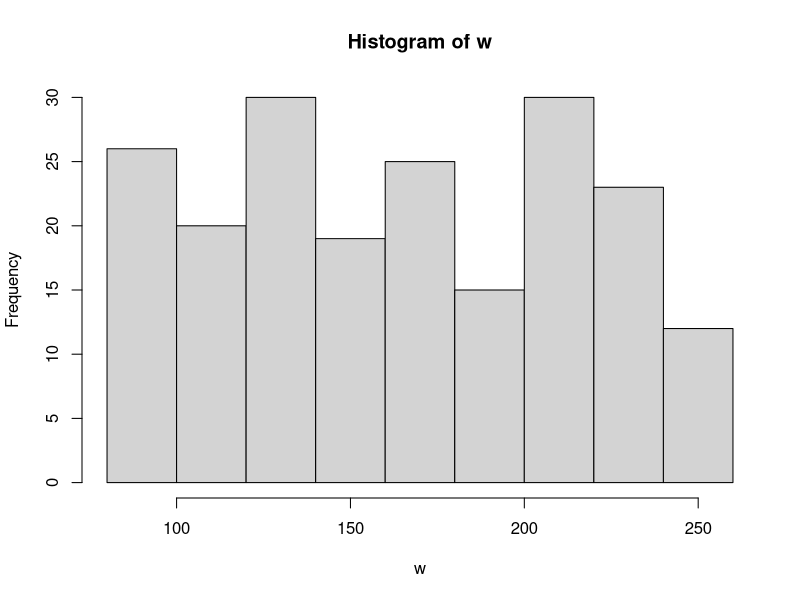
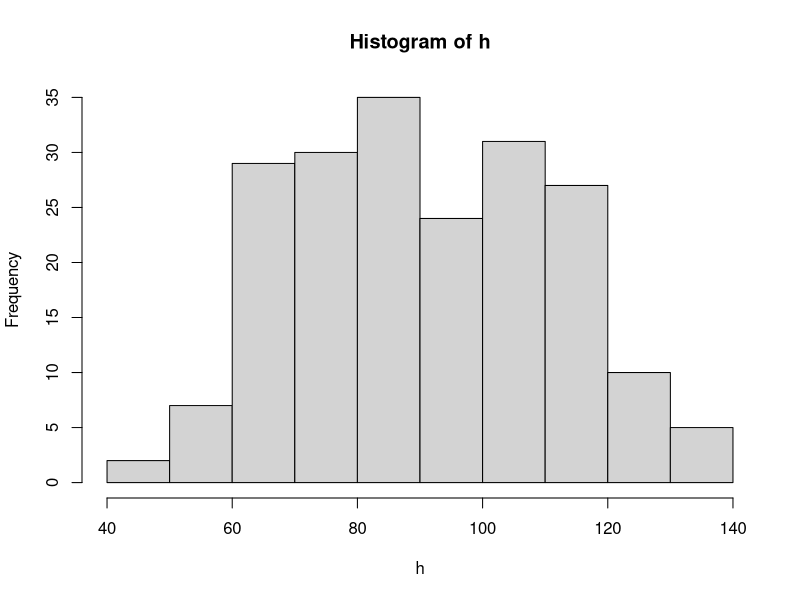
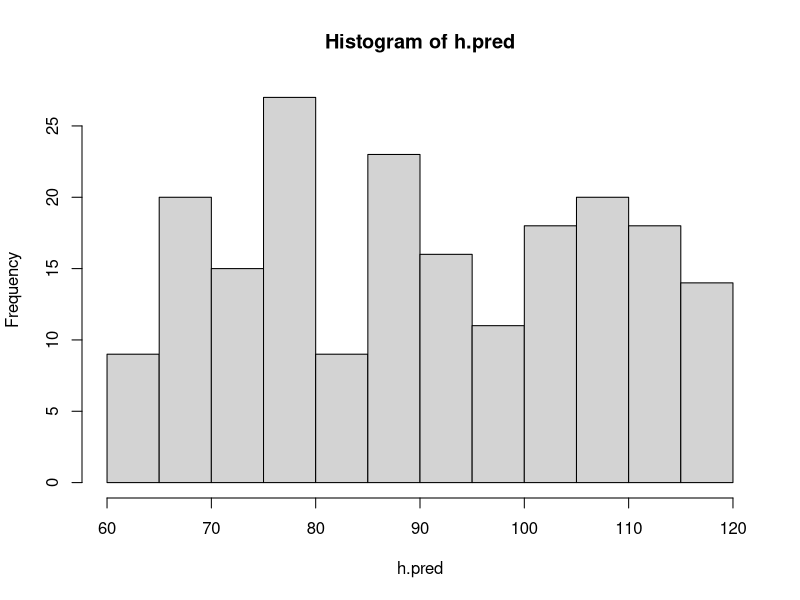
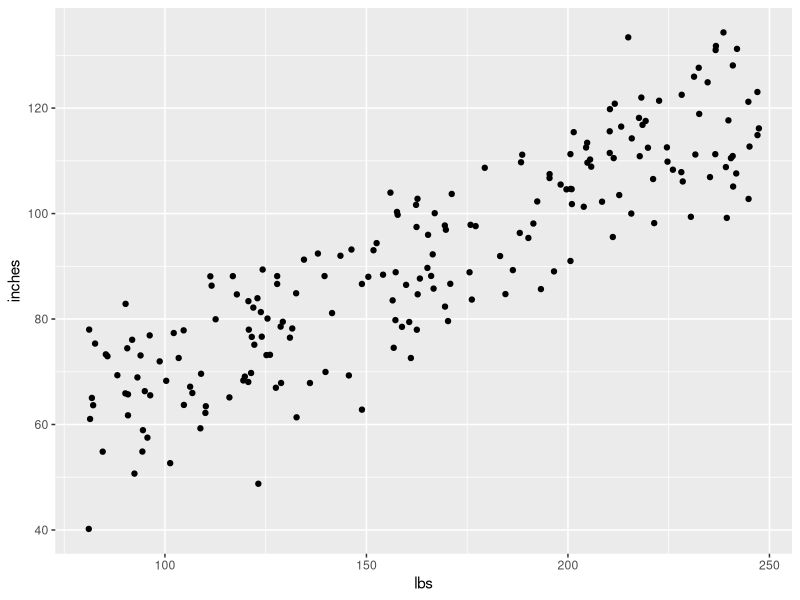

Write the R code that produced these figures, in order.
## ---- chunk 1
knitr::opts_chunk$set(echo = TRUE)
## ---- chunk 2

# choose sample size
sample.n <- 200

# choose intercept and slope
beta0 <- 36   # inches
beta1 <- 0.33  # Rick's guess

# choose standard deviation for error
sigma <- 10 # Rick's guess
## ---- chunk 3
# random weights between 80 lbs and 250 lbs (uniform sampling)
w <- runif(n = sample.n, min = 80, max = 250)

h.pred <- rep(x = beta0, n = sample.n) + beta1 * w
h <- h.pred + rnorm(n = sample.n, mean = 0, sd = sigma)
## ---- chunk 4
library(ggplot2)
library(dplyr)

hist(w)
hist(h)
hist(h.pred)
## ---- chunk 5
# Put h and w into data frame for ggplot
height.weight <- data.frame(inches = h, lbs = w)

# Plot
scatter.1 <- ggplot(data = height.weight) +
  aes(x = lbs, y = inches) +
  geom_point()
scatter.1
## ---- chunk 6

# Could use the raw data
# cor.test(x = w, y = h)
# Or, to use the values in the data frame, use with(...)

with(height.weight, cor.test(x = inches, y = lbs))
## ---- chunk 7
# Save output as a variable
cor.test.inches.lbs <- with(height.weight, cor.test(x = inches, y = lbs))

# What sort of beast is this?
mode(cor.test.inches.lbs)
## ---- chunk 8
# Aha, it's a list, this shows me all of the parts
unlist(cor.test.inches.lbs)

# Looks like the t value is the first element
cor.test.inches.lbs[[1]]
## ---- chunk 9
fit <- lm(formula = inches ~ lbs, data = height.weight)
summary(fit)
(ci <- confint(fit)) # saves in variable ci and prints
## ---- chunk 10
# random weights between 80 lbs and 250 lbs (uniform sampling)
w <- runif(n = sample.n, min = 80, max = 250)

h.pred <- rep(x = beta0, n = sample.n) + beta1 * w
h <- h.pred + rnorm(n = sample.n, mean = 0, sd = sigma)
height.weight <- data.frame(inches = h, lbs = w)

fit <- lm(formula = inches ~ lbs, data = height.weight)
summary(fit)
(ci <- confint(fit)) # saves in variable ci and prints
